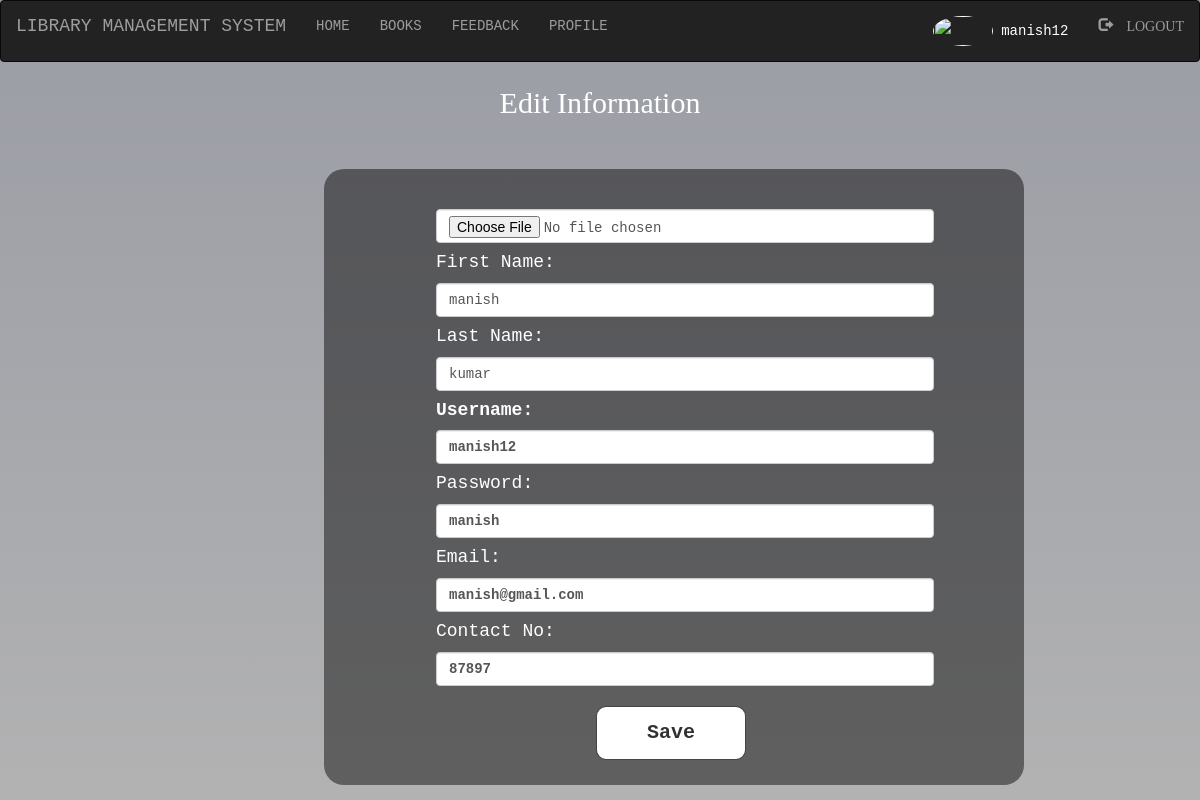
Page /student/edit.php (signed in) on the committed database.
### tables this page shows
CREATE TABLE `student` (
  `first` varchar(100) NOT NULL,
  `last` varchar(100) NOT NULL,
  `username` varchar(100) NOT NULL,
  `password` varchar(100) NOT NULL,
  `roll` int(100) NOT NULL,
  `email` varchar(100) NOT NULL,
  `contact` varchar(100) NOT NULL,
  `pic` varchar(100) NOT NULL
);

### student/edit.php (the view, shortened to what this page needs)
<?php
include "navbar.php";
include "connection.php";
?>
<!DOCTYPE html>
<html>
<head>
	<link rel="stylesheet" href="style.css?=<?php echo time(); ?>">
</head>
<body>
	<h2 style="text-align: center; color: white; font-family:Georgia, 'Times New Roman', Times, serif;margin-top:2%; ">Edit Information</h2>
	<?php
	$sql = "SELECT * FROM student WHERE username='$_SESSION[login_user]'";
	$result = mysqli_query($db, $sql) or die(mysql_error());
	while ($row = mysqli_fetch_assoc($result)) {
		$first = $row['first'];
		$last = $row['last'];
		$username = $row['username'];
		$password = $row['password'];
		$email = $row['email'];
		$contact = $row['contact'];
	}
	?>
	<section class="edit_form">
		<div class="foC">
			<br><br>
			<form action="" method="post" enctype="multipart/form-data">
				<input class="form-control" type="file" name="file">
				<h4>First Name:</h4>
				<input class="form-control" type="text" name="first" value="<?php echo $first; ?>">
				<h4>Last Name:</h4>
				<input class="form-control" type="text" name="last" value="<?php echo $last; ?>">
				<h4><b>Username:</h4>
				<input class="form-control" type="text" name="username" value="<?php echo $username; ?>">
				<h4>Password:</h4>
				<input class="form-control" type="text" name="password" value="<?php echo $password; ?>">
				<h4>Email:</h4>
				<input class="form-control" type="text" name="email" value="<?php echo $email; ?>">
				<h4>Contact No:</h4>
				<input class="form-control" type="text" name="contact" value="<?php echo $contact; ?>">
<br>
				<div style="padding-left: 160px;">
					<button class="btn_btn-default" type="submit" name="submit">Save</button>
				</div>
			</form>
		</div>
	</section>
</body>
</html>

### student/style.css (style rules this page uses)
* { margin: 0; padding: 0; font-family: 'Roboto Mono', monospace; }
section { height: 550px; width: 1270px; background-color: grey; }
input { height: 25px; width: 300px; }
section { margin-top: -20px; }
.btn_btn-default { width: 150px; font-size:20px ; display: inline-block; text-decoration: none; color: rgba(0, 0, 0, 0.808); border: 1px solid rgba(0, 0, 0, 0.733); padding: 12px 34px; background: white; position: relative; cursor: pointer; border-radius: 10px; }
.edit_form { width: 50em; height: 44em; background-color: rgba(0, 0, 0, 0.466); margin-left: 27%; color: white; margin-bottom: 5%; border-radius: 20px; }
.form-control { width: 90%; }
.foC { margin: 5%; margin-top: 10%; margin-left: 16%; }

### student/edit.php (style rules this page uses)
body { min-height: 100vh; width: 100%; background-image: linear-gradient(rgba(4, 9, 30, 0.4), rgba(0, 1, 3, 0.3)), url("./images/profBack.jpg"); background-position: center; background-size: cover; position: relative; }

### rows in the picture
student: first "manish", last "kumar", username "manish12", password "manish", email "manish@gmail.com", contact "87897"

### other values in the picture
$_SESSION['login_user'] "manish12"
